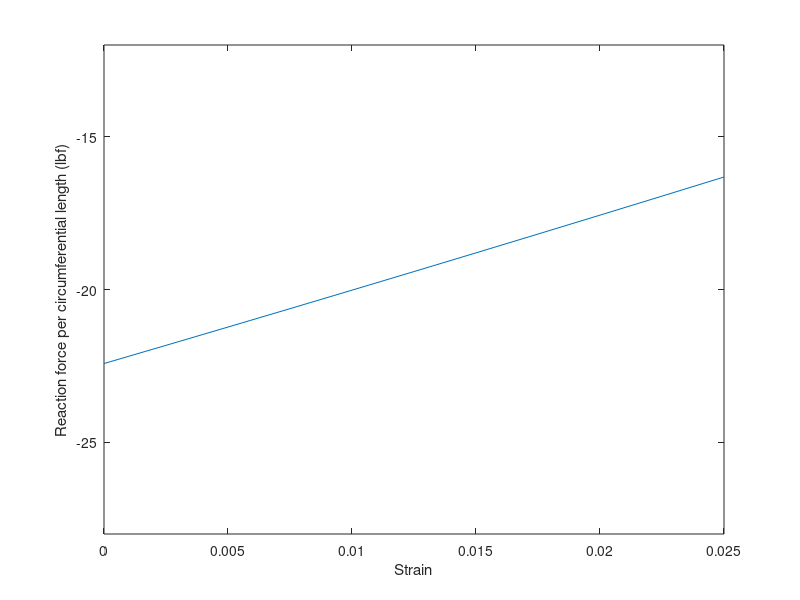
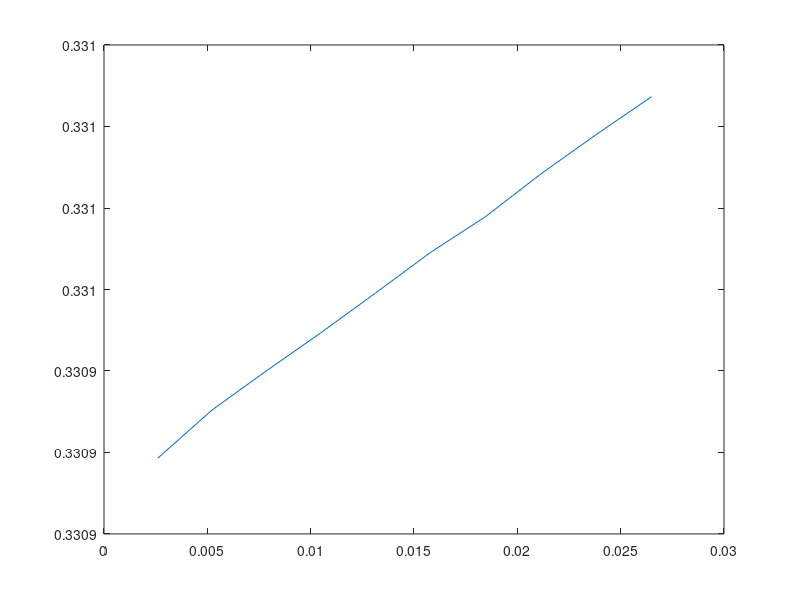

Reproduce these figures in MATLAB, in order.
% Calculate effective longitudinal stiffness


%%
p = 20; % Pressure
r0 = 6.7225; % Initial radius
beta = 59.75; % Initial braid angle
EL = 99.7821957804708; % Shell modulus
nuLH0 = cotd(beta)^2; % Initial Poisson's ratio
eps0 = .001; % Arbitrary strain
nuLH1 = nuLH0 + .003744*eps0;
% nuLH1 = cotd(59.716586)^2; nuLH0 + .003744*eps0*200;

% beta1 = acot(sqrt(nuLH1))*180/pi;
% beta2 = beta0 - 0.132879573028813*eps0;
% nuLH1 = cotd(beta - 0.0317)^2;




F0 = p*pi*r0^2*(1 - 2*nuLH0); % Initial reaction
dr = -r0*nuLH0*eps0; % Change in tube radius
r1 = r0 + dr;
F1 = p*pi*r1^2*(1 - 2*nuLH1) - EL*eps0*2*pi*r0;

dTeff = -(F1 - F0); % Effective change in tensile force
Eeff = dTeff/(2*pi*r0*eps0) % Effective modulus



% p*r0*(1 - 2*nuLH0)/eps0



% h0 = 2*pi*r0*cotd(beta); % Change in tube height
% h1 = h0 + h0*eps0;
% 
% beta1 = atand((2*pi*r1)/h1); % New braid angle
% nuLH1 = cotd(beta1)^2; % New Poisson's ratio
% 
% F1 = p*pi*r1^2*(1 - 2*nuLH1) - EL*eps0*2*pi*r0; % New reaction
% 
% dTeff = -(F1 - F0); % Effective change in tensile force
% Eeff = dTeff/(2*pi*r0*eps0) % Effective modulus
% % Eeff = 237.000342996301






%%
R = [1	-947.09
    1.1	-921.948
    1.2	-896.669
    1.3	-871.248
    1.4	-845.685
    1.5	-819.979
    1.6	-794.13
    1.7	-768.137
    1.8	-742
    1.9	-715.719
    2	-689.293];

R(:,1) = R(:,1) - 1;


r = 6.641;
L = 40;

E = (R(end,2) - R(1,2))/(2*pi*r0)*L;

figure(1)
clf
box on
hold on
plot(R(:,1)/40,R(:,2)/(2*pi*r0))

xlabel('Strain')
ylabel('Reaction force per circumferential length (lbf)')

xlim([0 .025])
ylim([-28 -12])



%%

E11 = [-0.00100479
0.00160425
0.00422217
0.00684899
0.00948473
0.0121294
0.014783
0.0174456
0.0201171
0.0227976
0.0254871];
E11 = E11 - E11(1);

E22 = [0.00757063
    0.00670725
    0.00584087
    0.0049715
    0.00409913
    0.00322375
    0.00234536
    0.00146396
    0.000579532
    -0.000307913
    -0.00119838];
E22 = E22 - E22(1);

nuLH_out = -E22./E11

beta_out = acotd(sqrt(nuLH_out))


figure(2)
clf
box on
hold on
plot(E11,nuLH_out)


dnu = (nuLH_out(5) - nuLH_out(4))/(E11(5) - E11(4))
dbeta = (beta_out(5) - beta_out(4))/(E11(5) - E11(4))




























